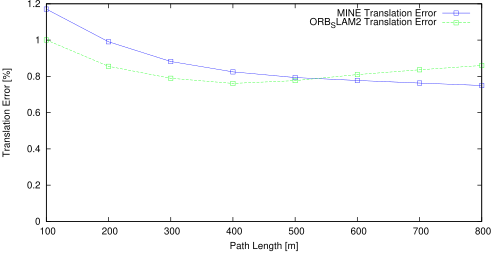

Here is the gnuplot script that generated this plot:
set term postscript eps enhanced color
set output "02_tl.eps"
set size ratio 0.5
set yrange [0:*]
set xlabel "Path Length [m]"
set ylabel "Translation Error [%]"
plot "02_tl.txt" using 1:($2*100) title 'MINE Translation Error' lc rgb "#0000FF" pt 4 w linespoints,"02_tl.txt" using 1:($3*100) title 'ORB_SLAM2 Translation Error' lc rgb "#00FF00" pt 4 w linespoints
